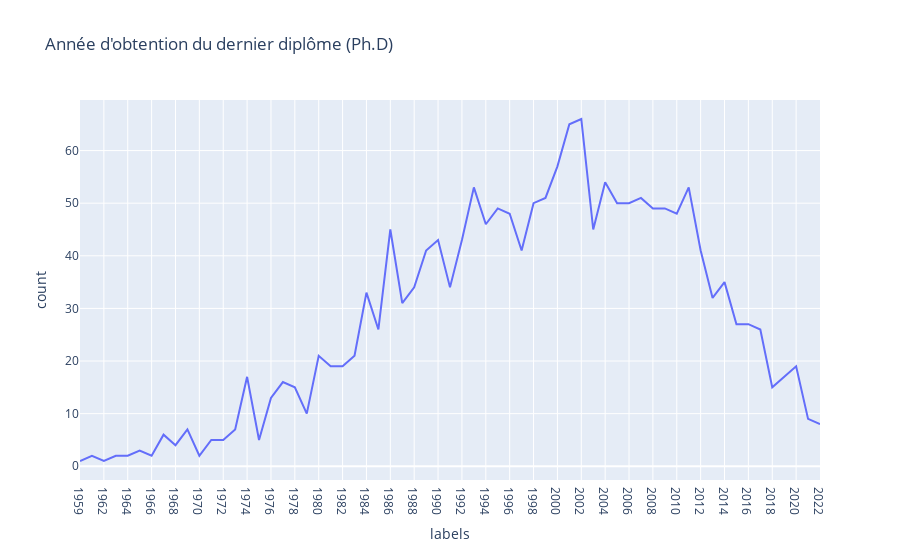

Notebook source saved alongside this figure:
### Code cell
fig = px.line(
    anneeDiplome, 
    x=anneeDiplome['labels'], 
    y=anneeDiplome['count'],
    title="Année d'obtention du dernier diplôme (Ph.D)")
fig.show()

### Figure 1 — Plotly figure (JSON) as saved in the notebook; plotly's stock layout.template omitted (floating-point values rounded to 4 significant figures)
{"data": [{"hovertemplate": "labels=%{x}<br>count=%{y}<extra></extra>", "legendgroup": "", "line": {"color": "#636efa", "dash": "solid"}, "marker": {"symbol": "circle"}, "mode": "lines", "name": "", "orientation": "v", "showlegend": false, "type": "scatter", "x": ["1959", "1961", "1962", "1963", "1964", "1965", "1966", "1967", "1968", "1969", "1970", "1971", "1972", "1973", "1974", "1975", "1976", "1977", "1978", "1979", "1980", "1981", "1982", "1983", "1984", "1985", "1986", "1987", "1988", "1989", "1990", "1991", "1992", "1993", "1994", "1995", "1996", "1997", "1998", "1999", "2000", "2001", "2002", "2003", "2004", "2005", "2006", "2007", "2008", "2009", "2010", "2011", "2012", "2013", "2014", "2015", "2016", "2017", "2018", "2019", "2020", "2021", "2022"], "xaxis": "x", "y": [1, 2, 1, 2, 2, 3, 2, 6, 4, 7, 2, 5, 5, 7, 17, 5, 13, 16, 15, 10, 21, 19, 19, 21, 33, 26, 45, 31, 34, 41, 43, 34, 43, 53, 46, 49, 48, 41, 50, 51, 57, 65, 66, 45, 54, 50, 50, 51, 49, 49, 48, 53, 41, 32, 35, 27, 27, 26, 15, 17, 19, 9, 8], "yaxis": "y"}], "layout": {"legend": {"tracegroupgap": 0}, "title": {"text": "Année d'obtention du dernier diplôme (Ph.D)"}, "xaxis": {"anchor": "y", "domain": [0, 1], "title": {"text": "labels"}}, "yaxis": {"anchor": "x", "domain": [0, 1], "title": {"text": "count"}}}}
